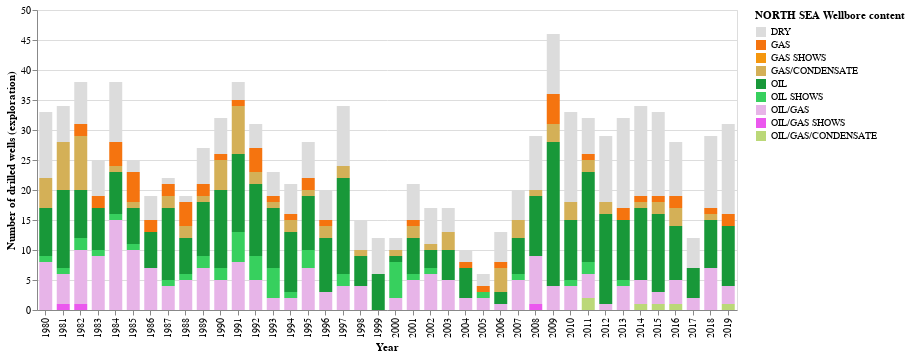

Notebook code cell kept with this figure:
### Code cell
chart_region('NORTH SEA')

### Figure 1 — Vega-Lite specification as saved in the notebook (floating-point values rounded to 4 significant figures; data arrays with more than 128 entries replaced by an {"elided": "..."} marker saying what was removed)
{"$schema": "https://vega.github.io/schema/vega-lite/v3.4.0.json", "config": {"mark": {"tooltip": null}, "view": {"height": 300, "width": 400}}, "data": {"name": "data-f9913c0b9b6c6148ee6eece7a0e994e4"}, "datasets": {"data-f9913c0b9b6c6148ee6eece7a0e994e4": {"elided": "1018 records"}}, "encoding": {"color": {"field": "wlbContent", "legend": {"title": "NORTH SEA Wellbore content"}, "scale": {"domain": ["DRY", "GAS", "GAS SHOWS", "GAS/CONDENSATE", "OIL", "OIL SHOWS", "OIL/GAS", "OIL/GAS SHOWS", "OIL/GAS/CONDENSATE"], "range": ["#DCDCDC", "#F5740F", "#F5970F", "#D4B057", "#189839", "#37D05E", "#E7B4E8", "#EB58EE", "#BBD878"]}, "type": "nominal"}, "x": {"axis": {"title": "Year"}, "field": "wlbEntryYear", "type": "nominal"}, "y": {"aggregate": "count", "axis": {"title": "Number of drilled wells (exploration)"}, "type": "quantitative"}}, "height": 300, "mark": {"size": 13, "type": "bar"}, "width": 700}
